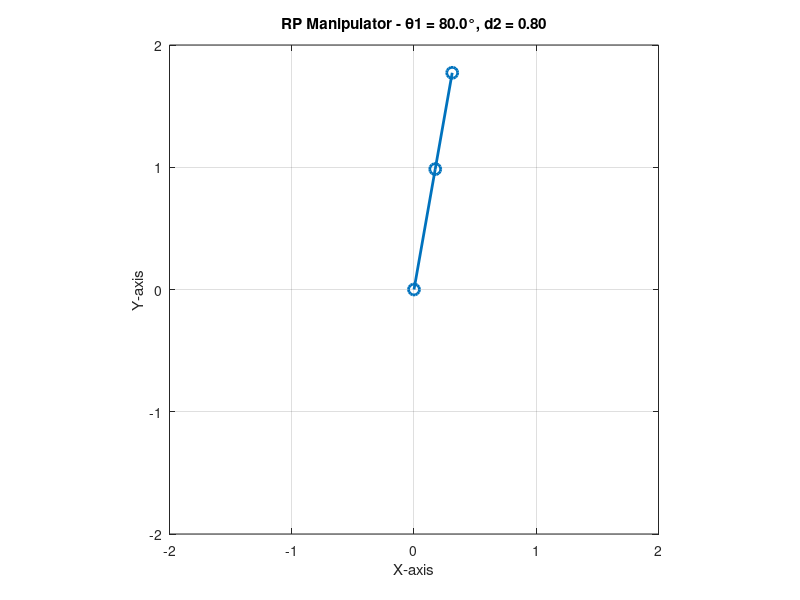

Write the MATLAB code that produced this figure. (Note: this script raises an error after producing the figure.)
%--------------------------------------------------------------------------
% Forward Kinematics of RP Robotic Manipulator with Animation   
% (Prepared By: Dr. Girish V. Lakhekar)
%---------------------------------------------------------------------------
% 
clc; clear; close all;

% Link length (L1 is fixed, d2 is variable)
L1 = 1.0;         % Fixed length of first link
d2_vals = linspace(0.2, 0.8, 20);  % Range for prismatic joint

% Revolute joint angle in degrees
theta1_deg_vals = linspace(0, 80, 20);  % sweeping from 0 to 90 degrees

% Convert to radians
theta1_vals = deg2rad(theta1_deg_vals);

% Initialize video
ct = 1;
figure;

% Loop through joint angles and prismatic extensions
for i = 1:length(theta1_vals)
    for j = 1:length(d2_vals)
        theta1 = theta1_vals(i);
        d2 = d2_vals(j);

        % Joint positions
        x0 = 0; y0 = 0;
        x1 = L1 * cos(theta1);
        y1 = L1 * sin(theta1);
        x2 = x1 + d2 * cos(theta1);
        y2 = y1 + d2 * sin(theta1);

        % Plot the manipulator
        clf;
        plot([x0 x1 x2], [y0 y1 y2], '-o', 'LineWidth', 2, 'MarkerSize', 8);
        axis equal;
        grid on;
        xlabel('X-axis');
        ylabel('Y-axis');
        title(sprintf('RP Manipulator - θ1 = %.1f°, d2 = %.2f', rad2deg(theta1), d2));
        xlim([-2 2]);
        ylim([-2 2]);

        pause(0.01);
        M(ct) = getframe(gcf);
        ct = ct + 1;
    end
end

% Save as video
videoFile = VideoWriter('forward_kinematics_RP.avi', 'Uncompressed AVI');
open(videoFile);
writeVideo(videoFile, M);
close(videoFile);
